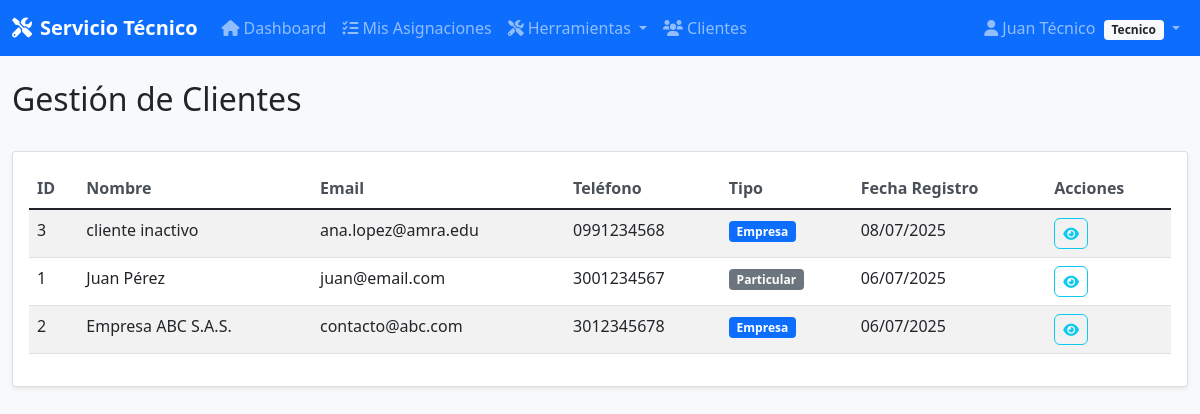
Screenshot of /clientes/ (signed in) with the database file from the repository.
### app/models/models.py (models this page shows, shortened)
class Usuario(UserMixin, db.Model):
    __tablename__ = 'usuarios'
    id = db.Column(db.Integer, primary_key=True)
    nombre = db.Column(db.String(100), nullable=False)
    email = db.Column(db.String(120), unique=True, nullable=False, index=True)
    password_hash = db.Column(db.String(255), nullable=False)
    telefono = db.Column(db.String(20))
    rol = db.Column(db.String(20), nullable=False, default='usuario')
    fecha_creacion = db.Column(db.DateTime, default=datetime.utcnow)
    def is_admin(self):
        return self.rol == 'administrador'
    def is_tecnico(self):
        return self.rol == 'tecnico'

class Cliente(db.Model):
    __tablename__ = 'clientes'
    id = db.Column(db.Integer, primary_key=True)
    nombre = db.Column(db.String(100), nullable=False)
    email = db.Column(db.String(120))
    telefono = db.Column(db.String(20), nullable=False)
    direccion = db.Column(db.Text)
    tipo_cliente = db.Column(db.String(20), default='particular')
    fecha_registro = db.Column(db.DateTime, default=datetime.utcnow)
    activo = db.Column(db.Boolean, default=True)
    solicitudes = db.relationship('Solicitud', backref='cliente', lazy=True)
    facturas = db.relationship('Factura', backref='cliente', lazy=True)

### app/controllers/clientes.py (the view)
@clientes_bp.route('/')
@login_required
def list():
    page = request.args.get('page', 1, type=int)
    clientes = Cliente.query.order_by(Cliente.fecha_registro.desc()).paginate(
        page=page, per_page=10, error_out=False)
    return render_template('clientes/list.html', clientes=clientes)

### app/templates/clientes/list.html (shortened to what this page needs)
{% extends "base.html" %}
{% block content %}
<div class="d-flex justify-content-between align-items-center mb-4">
    <h2>Gestión de Clientes</h2>
</div>
<div class="card">
    <div class="card-body">
        {% if clientes.items %}
        <div class="table-responsive">
            <table class="table table-striped">
                <thead>
                    <tr>
                        <th>ID</th>
                        <th>Nombre</th>
                        <th>Email</th>
                        <th>Teléfono</th>
                        <th>Tipo</th>
                        <th>Fecha Registro</th>
                        <th>Acciones</th>
                    </tr>
                </thead>
                <tbody>
                    {% for cliente in clientes.items %}
                    <tr>
                        <td>{{ cliente.id }}</td>
                        <td>{{ cliente.nombre }}</td>
                        <td>{{ cliente.email or '-' }}</td>
                        <td>{{ cliente.telefono }}</td>
                        <td>
                            <span class="badge bg-{{ 'primary' if cliente.tipo_cliente == 'empresa' else 'secondary' }}">
                                {{ cliente.tipo_cliente.title() }}
                            </span>
                        </td>
                        <td>{{ cliente.fecha_registro.strftime('%d/%m/%Y') }}</td>
                        <td>
                            <div class="btn-group" role="group">
                                <a href="{{ url_for('clientes.detail', id=cliente.id) }}"
                                   class="btn btn-sm btn-outline-info" title="Ver detalles">
                                    <i class="fas fa-eye"></i>
                                </a>
                            </div>
                        </td>
                    </tr>
                    {% endfor %}
                </tbody>
            </table>
        </div>
        {% else %}
        <div class="text-center py-5">
            <i class="fas fa-users fa-3x text-muted mb-3"></i>
            <h5 class="text-muted">No hay clientes registrados</h5>
        </div>
        {% endif %}
    </div>
</div>
{% endblock %}

### app/templates/base.html (shortened to what this page needs)
<!DOCTYPE html>
<html lang="es">
<head>
    <link href="https://cdn.jsdelivr.net/npm/bootstrap@5.1.3/dist/css/bootstrap.min.css" rel="stylesheet">
    <link href="https://cdnjs.cloudflare.com/ajax/libs/font-awesome/6.0.0/css/all.min.css" rel="stylesheet">
    <link href="{{ url_for('static', filename='css/style.css') }}" rel="stylesheet">
</head>
<body>
    {% if current_user.is_authenticated %}
    <nav class="navbar navbar-expand-lg navbar-dark bg-primary">
        <div class="container-fluid">
            <a class="navbar-brand" href="{{ url_for('main.index') }}">
                <i class="fas fa-tools me-2"></i>Servicio Técnico
            </a>
            <div class="collapse navbar-collapse" id="navbarNav">
                <ul class="navbar-nav me-auto">
                    <li class="nav-item">
                        <a class="nav-link" href="{{ url_for('main.index') }}">
                            <i class="fas fa-home me-1"></i>Dashboard
                        </a>
                    </li>
                    {% if current_user.is_admin() %}
                    <li class="nav-item dropdown">
                        <a class="nav-link dropdown-toggle" href="#" role="button" data-bs-toggle="dropdown">
                            <i class="fas fa-users me-1"></i>Gestión
                        </a>
                        <ul class="dropdown-menu">
                            <li><h6 class="dropdown-header">Clientes</h6></li>
                            <li><a class="dropdown-item" href="{{ url_for('clientes.list') }}">
                                <i class="fas fa-list me-2"></i>Ver Clientes
                            </a></li>
                            <li><a class="dropdown-item" href="{{ url_for('clientes.create') }}">
                                <i class="fas fa-plus me-2"></i>Nuevo Cliente
                            </a></li>
                            <li><hr class="dropdown-divider"></li>
                            <li><h6 class="dropdown-header">Servicios</h6></li>
                            <li><a class="dropdown-item" href="{{ url_for('servicios.list') }}">
                                <i class="fas fa-cogs me-2"></i>Ver Servicios
                            </a></li>
                            <li><a class="dropdown-item" href="{{ url_for('servicios.create') }}">
                                <i class="fas fa-plus me-2"></i>Nuevo Servicio
                            </a></li>
                        </ul>
                    </li>
                    <li class="nav-item dropdown">
                        <a class="nav-link dropdown-toggle" href="#" role="button" data-bs-toggle="dropdown">
                            <i class="fas fa-clipboard-list me-1"></i>Operaciones
                        </a>
                        <ul class="dropdown-menu">
                            <li><h6 class="dropdown-header">Solicitudes</h6></li>
                            <li><a class="dropdown-item" href="{{ url_for('solicitudes.list') }}">
                                <i class="fas fa-list me-2"></i>Ver Solicitudes
                            </a></li>
                            <li><a class="dropdown-item" href="{{ url_for('solicitudes.create') }}">
                                <i class="fas fa-plus me-2"></i>Nueva Solicitud
                            </a></li>
                            <li><hr class="dropdown-divider"></li>
                            <li><h6 class="dropdown-header">Asignaciones</h6></li>
                            <li><a class="dropdown-item" href="{{ url_for('asignaciones.list') }}">
                                <i class="fas fa-tasks me-2"></i>Ver Asignaciones
                            </a></li>
                            <li><a class="dropdown-item" href="{{ url_for('asignaciones.create') }}">
                                <i class="fas fa-plus me-2"></i>Nueva Asignación
                            </a></li>
                        </ul>
                    </li>
                    <li class="nav-item dropdown">
                        <a class="nav-link dropdown-toggle" href="#" role="button" data-bs-toggle="dropdown">
                            <i class="fas fa-boxes me-1"></i>Recursos
                        </a>
                        <ul class="dropdown-menu">
                            <li><h6 class="dropdown-header">Inventario</h6></li>
                            <li><a class="dropdown-item" href="{{ url_for('partes.list') }}">
                                <i class="fas fa-boxes me-2"></i>Ver Partes
                            </a></li>
                            <li><a class="dropdown-item" href="{{ url_for('partes.create') }}">
                                <i class="fas fa-plus me-2"></i>Nueva Parte
                            </a></li>
                            <li><a class="dropdown-item" href="{{ url_for('admin.gestionar_pedidos') }}">
                                <i class="fas fa-tools me-2"></i>Pedidos de Piezas
                            </a></li>
                            <li><hr class="dropdown-divider"></li>
                            <li><h6 class="dropdown-header">Facturación</h6></li>
                            <li><a class="dropdown-item" href="{{ url_for('facturas.list') }}">
                                <i class="fas fa-file-invoice me-2"></i>Ver Facturas
                            </a></li>
                            <li><a class="dropdown-item" href="{{ url_for('facturas.create') }}">
                                <i class="fas fa-plus me-2"></i>Nueva Factura
                            </a></li>
                        </ul>
                    </li>
                    <li class="nav-item dropdown">
                        <a class="nav-link dropdown-toggle" href="#" role="button" data-bs-toggle="dropdown">
                            <i class="fas fa-user-shield me-1"></i>Admin
                        </a>
                        <ul class="dropdown-menu">
                            <li><h6 class="dropdown-header">Personal</h6></li>
                            <li><a class="dropdown-item" href="{{ url_for('tecnicos.list') }}">
                                <i class="fas fa-user-cog me-2"></i>Técnicos
                            </a></li>
                            <li><a class="dropdown-item" href="{{ url_for('usuarios.list') }}">
                                <i class="fas fa-users me-2"></i>Usuarios
                            </a></li>
                            <li><hr class="dropdown-divider"></li>
                            <li><h6 class="dropdown-header">Reportes</h6></li>
                            <li><a class="dropdown-item" href="{{ url_for('reportes.list') }}">
                                <i class="fas fa-chart-bar me-2"></i>Ver Reportes
                            </a></li>
                        </ul>
                    </li>
                    {% elif current_user.is_tecnico() %}
                    <li class="nav-item">
                        <a class="nav-link" href="{{ url_for('tecnico.mis_asignaciones') }}">
                            <i class="fas fa-tasks me-1"></i>Mis Asignaciones
                        </a>
                    </li>
                    <li class="nav-item dropdown">
                        <a class="nav-link dropdown-toggle" href="#" role="button" data-bs-toggle="dropdown">
                            <i class="fas fa-tools me-1"></i>Herramientas
                        </a>
                    </li>
                    <li class="nav-item">
                        <a class="nav-link" href="{{ url_for('clientes.list') }}">
                            <i class="fas fa-users me-1"></i>Clientes
                        </a>
                    </li>
                    {% endif %}
                </ul>
                <ul class="navbar-nav">
                    <li class="nav-item dropdown">
                        <a class="nav-link dropdown-toggle" href="#" role="button" data-bs-toggle="dropdown">
                            <i class="fas fa-user me-1"></i>{{ current_user.nombre }}
                            <span class="badge bg-light text-dark ms-1">{{ current_user.rol.title() }}</span>
                        </a>
                    </li>
                </ul>
            </div>
        </div>
    </nav>
    {% endif %}
    <main class="container-fluid mt-4">
        {% block content %}{% endblock %}
    </main>
</body>
</html>

### app/static/css/style.css (style rules this page uses)
body { background-color: #f8f9fa; font-family: "Segoe UI", Tahoma, Geneva, Verdana, sans-serif; }
.navbar-brand { font-weight: bold; }
.card { box-shadow: 0 0.125rem 0.25rem rgba(0, 0, 0, 0.075); border: 1px solid rgba(0, 0, 0, 0.125); }
.btn { border-radius: 0.375rem; }
.table { background-color: white; }
.table th { border-top: none; font-weight: 600; color: #495057; }
.badge { font-size: 0.75em; }
.card, .btn, .form-control { transition: all 0.2s ease-in-out; }

### rows the page displays
Usuario: nombre "Juan Técnico", rol "Tecnico"
Cliente: id "3", nombre "cliente inactivo", email "ana.lopez@amra.edu", telefono "0991234568", tipo_cliente "Empresa", fecha_registro "08/07/2025"
Cliente: id "1", nombre "Juan Pérez", email "juan@email.com", telefono "3001234567", tipo_cliente "Particular", fecha_registro "06/07/2025"
Cliente: id "2", nombre "Empresa ABC S.A.S.", email "contacto@abc.com", telefono "3012345678", tipo_cliente "Empresa", fecha_registro "06/07/2025"
